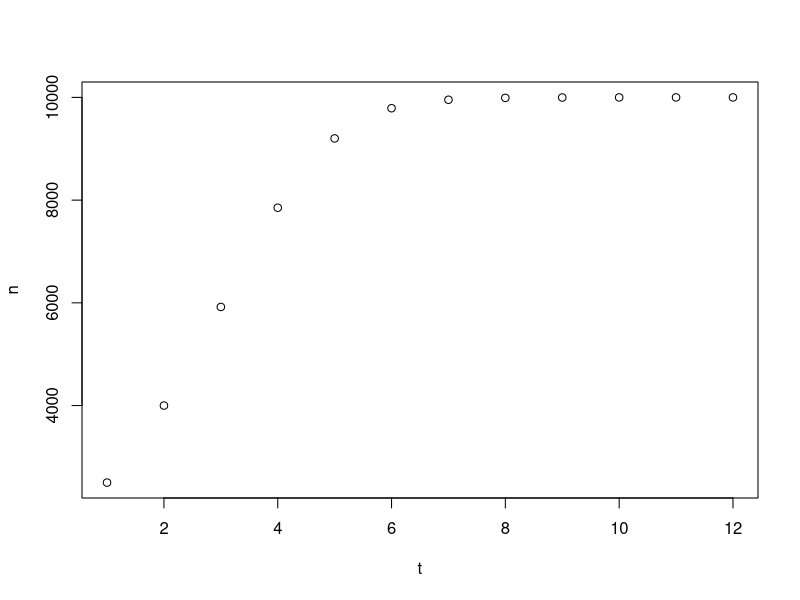

The R source for this figure:
#part 1

#step 1
#write a for loop that that prints the word "hi" to the console 10 times
for (i in seq(1,10)) {
    print("hi")
}

#step 2 
#write a for loop that prints to the console his total amount of money each week for the next 8 weeks
#create variables for original amount ("current"), allowance ("allow") and gum ("gum")
current <- 10
allow <- 5
gum <- 1.34 * 2 

#for loop: replace the beginning value with the current value in savings per week for 8 weeks, print value to console
for (i in seq(1,8)) {
    current <- (current) + (allow - gum)
    print(current)
}

#step 3
#what is the expected population size each year for the next seven years
#create variables for original population size and percent decline
k <- 2000
rate <- 0.05

#for loop: replace k with the current population value per year for the next seven years, print values to console
for (i in seq(1,7)) {
    k <- (k - (k * rate))
    print(k)
}

#step 4
#write a for loop for discrete-time logistic growth given the intrinsic growth rate (r), carrying capacity (K), population at time t (n[t])
#create variables for K, r and the initial time of t
K <- 10000
r <- 0.8
t <- 1
#create a vector for "n" repeating 12 times
n <- rep(2500,12)

#predict the population abundance over the next twelve years, replace "n" with "n[t]" to loop equation twelve times
for (t in 2:12) {
   n[t] <- n [t-1] + (r * n [t-1] * (K - n [t-1])/K )
}
#print "n" to console
print(n)

#part 2

#step 5 
#step 5a
#create a vector contatining eighteen zeros, called "zeros"
zeros <- rep(0,18)
#print vector to console to confirm it was accurately created
print(zeros)

#step 5b
#create a for loop, iterated eighteen times, that will store three times the i'th value of the iterator variable i in the i'th spot of the vector created in step 5a
three <- 3 
#replace the values in "zeros" to show 3 times the i'th value
for (i in seq(1,18)) {
    zeros[i] <- three * i
} 
#print "zeros" to console
print(zeros)

#step 5c
#repeat part a to make a new vector of zeros, called "zeros"
zeros <- rep(0,18)
#replace the first index position of the vector "zeros" to equal 1
zeros[1] <- 1
#print the vector "zeros" to the screen
print(zeros)
#check length of the vector
length(zeros)

#step 5d
#tell for loop to run across the length of the vector begin at index position 2 in the "zeros" vector. using the values stored in that vector, replace these values with 1 + 2 * the previous index position, denoted by [i-1].
for (i in 2:length(zeros)) {
    zeros[i] <- 1 + (2 * zeros[i-1])
}
#print "zeros" to console
print(zeros)

#step 6
#create a vector for the first 20 numbers of the fib sequence, called "fib"
fib <- rep(0,20)
#make the second index position equal 1 in the "fib" vector
fib[2] <- 1
#run a for loop, beginning at the index position 3, that will use the values in index position 1 and 2 (added together) to replace the values throughout the following 18 index positions
for (x in 3:length(fib)) {
    fib[x] <- fib[x-2] + fib[x-1]
}
#print "fib" to console 
print(fib)

#step 7
#redo question 4 and plot the results
#rerun line 37 - 47
#create time vector from 1 to 12
t <- 1:12
#plot time (t) and abundance (n) 
plot(t, n)
#plot will show population abundance as it reaches carrying capacity
